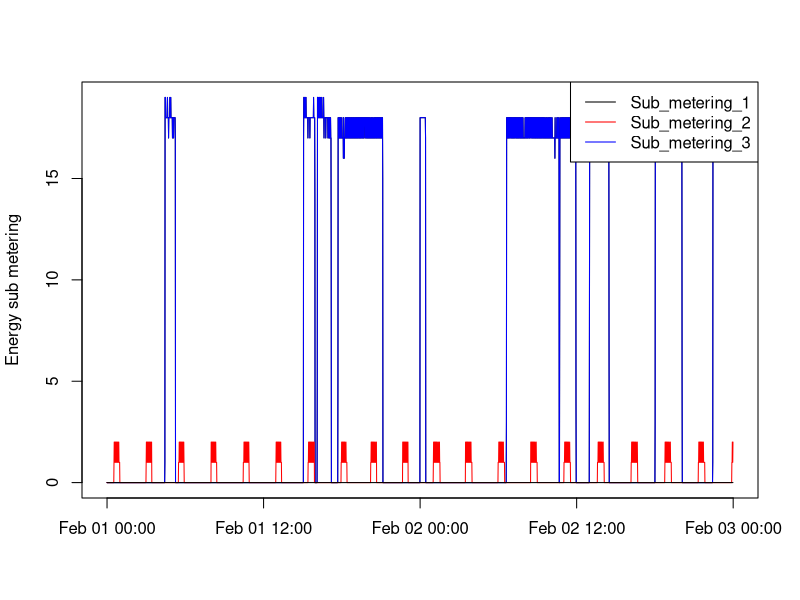

The R script that drew this image:
#read data ; txt file has been filtered to include only Feb 1 and Feb 2, 2007
pc1 <- read.table("02_hh_pc.txt", header = TRUE, sep=";")
dt <- paste(pc1$Date, pc1$Time)
pc1$datetime <- strptime(dt, "%m/%d/%Y %H:%M:%S")
pc1$Weekday <- weekdays(pc1$datetime)

#save to png file
png(filename = "plot3.png", width = 480, height = 480, units = "px")
#Plot 3
with(pc1, plot(datetime, Sub_metering_3, type = "l", ylab = "Energy sub metering", xlab = ""))
points(pc1$datetime, pc1$Sub_metering_3, col = "blue", type = "l")
points(pc1$datetime, pc1$Sub_metering_2, col = "red", type = "l")
points(pc1$datetime, pc1$Sub_metering_1, col = "black", type = "l")
legend("topright", lty = c(1,1,1), col=c("black", "red", "blue"), legend = c("Sub_metering_1", "Sub_metering_2", "Sub_metering_3") )
